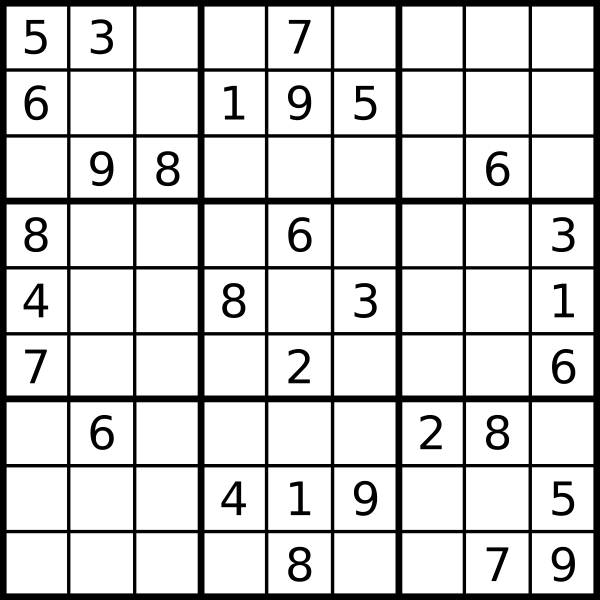
#> input picture Sudoku Solver/Live Sudoku Solver/Simple Sudoku.png, 1200 x 1200 px, found by its file name (shown at 1/2 size)
$ python LiveSudokuSolver.py
#> lines starting #> are read from the running program, lines starting #| are printed output that depends on the picture; after the words box and inside, x2 and y2 are one past the last pixel; in counts of white or black regions, pixels touching at a corner belong together
import cv2 as cv
import matplotlib.pyplot as plt
import numpy as np
import pytesseract


class LiveSudokuSolver:
    def __init__(self, webcam_URL):
        self.webcam_URL = webcam_URL
        return


    def run(self, puzzle):
#> called with puzzle = '../Simple Sudoku.PNG'
        img = cv.imread(puzzle,0)
#> img is the input picture: shape (1200, 1200); min 0, max 255, mean 209.8

        img_bin2 = 255-img
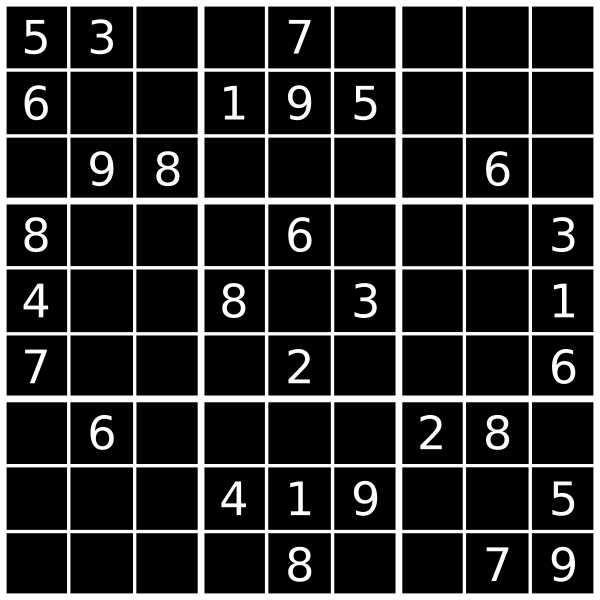
#> img_bin2: shape (1200, 1200) (shown at 1/2 size); min 0, max 255, mean 45.2
        thresh1, img_bin_otsu  = cv.threshold(img_bin2, 128, 255, cv.THRESH_BINARY | cv.THRESH_OTSU)
#> img_bin_otsu: shape (1200, 1200); 17.8% white; 31 white regions, largest, box (x1, y1, x2, y2) and area: (0, 0, 1200, 1200) 218378, (49, 434, 95, 504) 1574, (445, 566, 491, 636) 1570
#> thresh1 = 124

        kernel = cv.getStructuringElement(cv.MORPH_RECT, (2, 2))

        vertical_kernel = cv.getStructuringElement(cv.MORPH_RECT, (1, img.shape[1]//150))
#> vertical_kernel = [1, 1, 1, 1, 1, 1, 1, 1]
        vertical_eroded_image = cv.erode(img_bin_otsu, vertical_kernel, iterations=25)
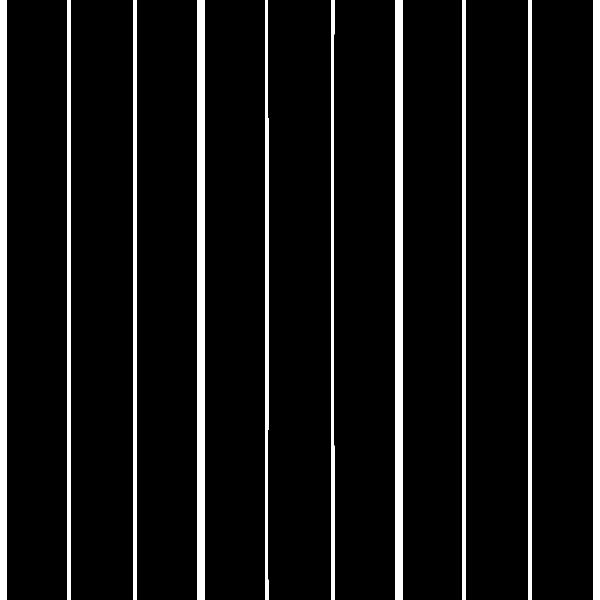
#> vertical_eroded_image: shape (1200, 1200) (shown at 1/2 size); 7.9% white; 10 white regions, largest, box (x1, y1, x2, y2) and area: (395, 0, 409, 1200) 16800, (791, 0, 805, 1200) 16800, (0, 0, 13, 1200) 15600

        horizontal_kernel = cv.getStructuringElement(cv.MORPH_RECT, (img.shape[1]//150, 1))
        horizontal_eroded_image = cv.erode(img_bin_otsu, horizontal_kernel, iterations=25)
#> horizontal_eroded_image: shape (1200, 1200); 7.8% white; 10 white regions, largest, box (x1, y1, x2, y2) and area: (0, 395, 1200, 409) 16800, (0, 791, 1200, 805) 16800, (0, 0, 1200, 13) 15600

        vertical_lines = cv.dilate(vertical_eroded_image, vertical_kernel, iterations=25)
        horizontal_lines = cv.dilate(horizontal_eroded_image, horizontal_kernel, iterations=25)

        vertical_horizontal_lines = cv.addWeighted(vertical_lines, 0.5, horizontal_lines, 0.5, 0.0)
        vertical_horizontal_lines = cv.erode(~vertical_horizontal_lines, kernel, iterations=3)

        thresh, vertical_horizontal_lines = cv.threshold(vertical_horizontal_lines,128,255, cv.THRESH_BINARY | cv.THRESH_OTSU)
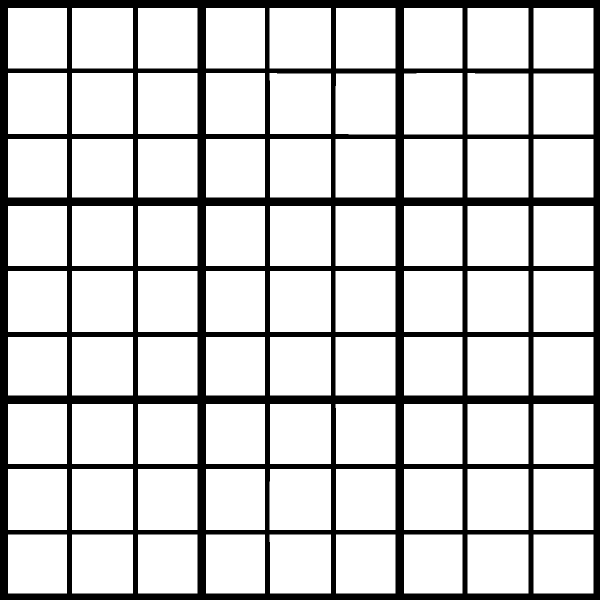
#> vertical_horizontal_lines: shape (1200, 1200) (shown at 1/2 size); 80.8% white; 1 black region
#> thresh = 127
        b_image = cv.bitwise_not(cv.bitwise_xor(img,vertical_horizontal_lines))
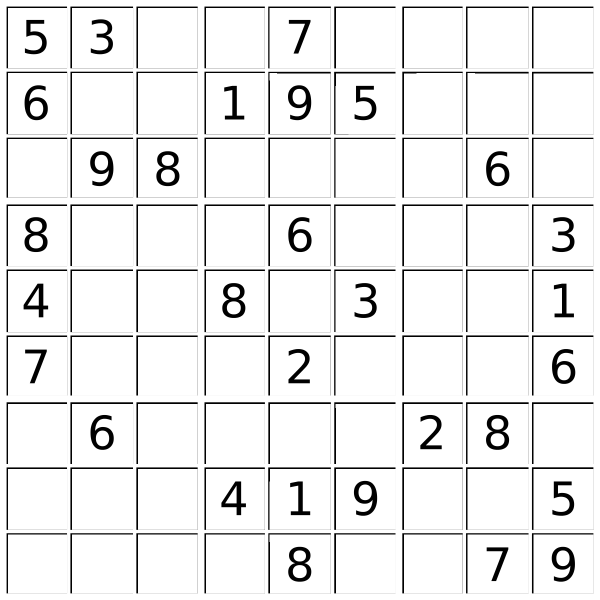
#> b_image: shape (1200, 1200) (shown at 1/2 size); min 0, max 255, mean 236.9

        cnts, hierarchy = cv.findContours(vertical_horizontal_lines, cv.RETR_TREE, cv.CHAIN_APPROX_SIMPLE)
#> cnts = 81 contours; largest, box (x1, y1, x2, y2) and area: (539, 938, 662, 1060) 14738, (935, 146, 1057, 269) 14656, (935, 938, 1057, 1060) 14641, (144, 938, 266, 1060) 14641, (935, 542, 1057, 664) 14641

        boundingBoxes = [cv.boundingRect(c) for c in cnts]
#> boundingBoxes = 81 items, first 6: (1067, 1069, 120, 118), (935, 1069, 122, 118), (808, 1069, 117, 118), (672, 1069, 119, 118), (539, 1069, 123, 118), (412, 1069, 118, 118)
        (contours, boundingBoxes) = zip(*sorted(zip(cnts, boundingBoxes), key=lambda x:x[1][1]))
#> contours = 81 contours; largest, box (x1, y1, x2, y2) and area: (539, 938, 662, 1060) 14738, (935, 146, 1057, 269) 14656, (144, 146, 266, 268) 14641, (935, 542, 1057, 664) 14641, (540, 542, 662, 664) 14641; boundingBoxes = 81 items, first 6: (1067, 16, 120, 121), (935, 16, 122, 121), (808, 16, 117, 121), (672, 16, 119, 121), (539, 16, 123, 121), (412, 16, 118, 121)

        boxes = []
        for contour in contours:
            x, y, w, h = cv.boundingRect(contour)
            if (w<1000 and h<500):
                image = cv.rectangle(img,(x,y),(x+w,y+h),(0,255,0),2)
                boxes.append([x,y,w,h])
#> this loop made 81 passes
#> (contour, x, y, w, h) on passes 1 to 9: ([[1067, 16], [1067, 136], [1186, 136], [1186, 16]], 1067, 16, 120, 121), ([[935, 16], [935, 136], [1056, 136], [1056, 16]], 935, 16, 122, 121), ([[808, 16], [808, 136], [924, 136], [924, 16]], 808, 16, 117, 121), ([[672, 16], [672, 136], [790, 136], [790, 16]], 672, 16, 119, 121), ([[539, 16], [539, 136], [661, 136], [661, 16]], 539, 16, 123, 121), ([[412, 16], [412, 136], [529, 136], [529, 16]], 412, 16, 118, 121), ([[276, 16], [276, 136], [394, 136], [394, 16]], 276, 16, 119, 121), ([[144, 16], [144, 136], [265, 136], [265, 16]], 144, 16, 122, 121), ([[16, 16], [16, 136], [133, 136], [133, 16]], 16, 16, 118, 121)
#> (x, y, w, h) on passes 10, 11, 12, 18, 58, 61: (935, 146, 122, 123), (808, 146, 117, 123), (539, 146, 123, 122), (671, 147, 120, 122), (671, 808, 120, 120), (276, 808, 119, 120)
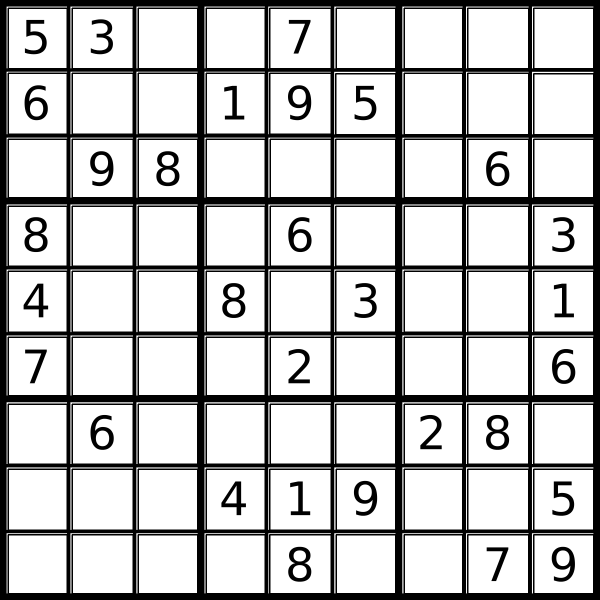
#> img: shape (1200, 1200) (shown at 1/2 size); 6.14% of pixels changed, all inside (x1, y1, x2, y2) = (15, 15, 1187, 1187)
#> after the loop, boxes = 81 items, first 6: [1067, 16, 120, 121], [935, 16, 122, 121], [808, 16, 117, 121], [672, 16, 119, 121], [539, 16, 123, 121], [412, 16, 118, 121]

        rows=[]
        columns=[]
        heights = [boundingBoxes[i][3] for i in range(len(boundingBoxes))]
#> heights = 81 values, max 123 at index 9, min 117 at index 18, mean 119.9
        mean = np.mean(heights)
#> mean = 119.9
        columns.append(boxes[0])
        previous=boxes[0]
#> previous = [1067, 16, 120, 121]
        for i in range(1,len(boxes)):
            if(boxes[i][1]<=previous[1]+mean/2):
                columns.append(boxes[i])
                previous=boxes[i]
                if(i==len(boxes)-1):
                    rows.append(columns)
            else:
                rows.append(columns)
                columns=[]
                previous = boxes[i]
                columns.append(boxes[i])
#> this loop made 80 passes
#> previous on passes 1 to 12: [935, 16, 122, 121], [808, 16, 117, 121], [672, 16, 119, 121], [539, 16, 123, 121], [412, 16, 118, 121], [276, 16, 119, 121], [144, 16, 122, 121], [16, 16, 118, 121], [935, 146, 122, 123], [808, 146, 117, 123], [539, 146, 123, 122], [412, 146, 118, 122]
#> after the loop, rows = 9 items

        total_cells=0
        for i in range(len(rows)):
            if len(rows[i]) > total_cells:
                total_cells = len(rows[i])
#> this loop made 9 passes
#> total_cells on pass 1: 9
#> after the loop, total_cells = 9

        center = [int(rows[i][j][0]+rows[i][j][2]/2) for j in range(len(rows[i])) if rows[0]]
#> center = [1127, 996, 866, 731, 600, 471, 335, 205, 75]
        center = np.array(center)
        center.sort()

        boxes_list = []
        for i in range(len(rows)):
            l=[]
            for k in range(total_cells):
                l.append([])
            for j in range(len(rows[i])):
                diff = abs(center-(rows[i][j][0]+rows[i][j][2]/4))
                minimum = min(diff)
                indexing = list(diff).index(minimum)
                l[indexing].append(rows[i][j])
            boxes_list.append(l)
#> this loop made 9 passes
#> after the loop, boxes_list = 9 items

        dataframe_final=[]
        for i in range(len(boxes_list)):
            for j in range(len(boxes_list[i])):
                s=''
                if(len(boxes_list[i][j])==0):
                    dataframe_final.append(' ')
                else:
                    for k in range(len(boxes_list[i][j])):
                        y,x,w,h = boxes_list[i][j][k][0],boxes_list[i][j][k][1], boxes_list[i][j][k][2],boxes_list[i][j][k][3]

                        roi = b_image[x:x+h, y:y+w]

                        kernel = cv.getStructuringElement(cv.MORPH_RECT, (2, 1))
                        border = cv.copyMakeBorder(roi,2,2,2,2, cv.BORDER_CONSTANT, value=[255,255])
                        resizing = cv.resize(border, None, fx=2, fy=2, interpolation=cv.INTER_CUBIC)
                        dilation = cv.dilate(resizing, kernel,iterations=1)
                        erosion = cv.erode(dilation, kernel,iterations=2)
                        out = pytesseract.image_to_string(erosion)
##                        if(len(out)==0):
##                            out = pytesseract.image_to_string(erosion)
                        s += " " + out
                    dataframe_final.append(s)
#> this loop made 1 pass
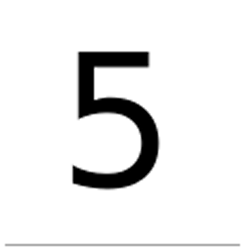
#> dilation: shape (250, 244); min 0, max 255, mean 234.3
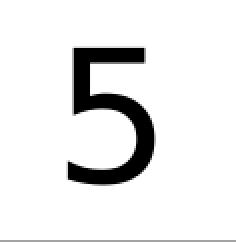
#> roi: shape (121, 118) (shown 2 times larger); min 0, max 255, mean 232.3
#> after the loop, dataframe_final = []
        print(dataframe_final)


        plotting = plt.imshow(image, cmap='gray')
        plt.title("Img")
        plt.show()

        return


if __name__ == "__main__":
    webcam_URL = "https://192.168.1.13:8569/video"
    puzzle1 = "../Simple Sudoku.JPG"
    puzzle2 = "../Simple Sudoku.PNG"
##    LiveSudokuSolver(webcam_URL).run()
    LiveSudokuSolver(webcam_URL).run(puzzle2)
#> (the call stopped at in run, `out = pytesseract.image_to_string(erosion)`: pytesseract is not available in this run)
